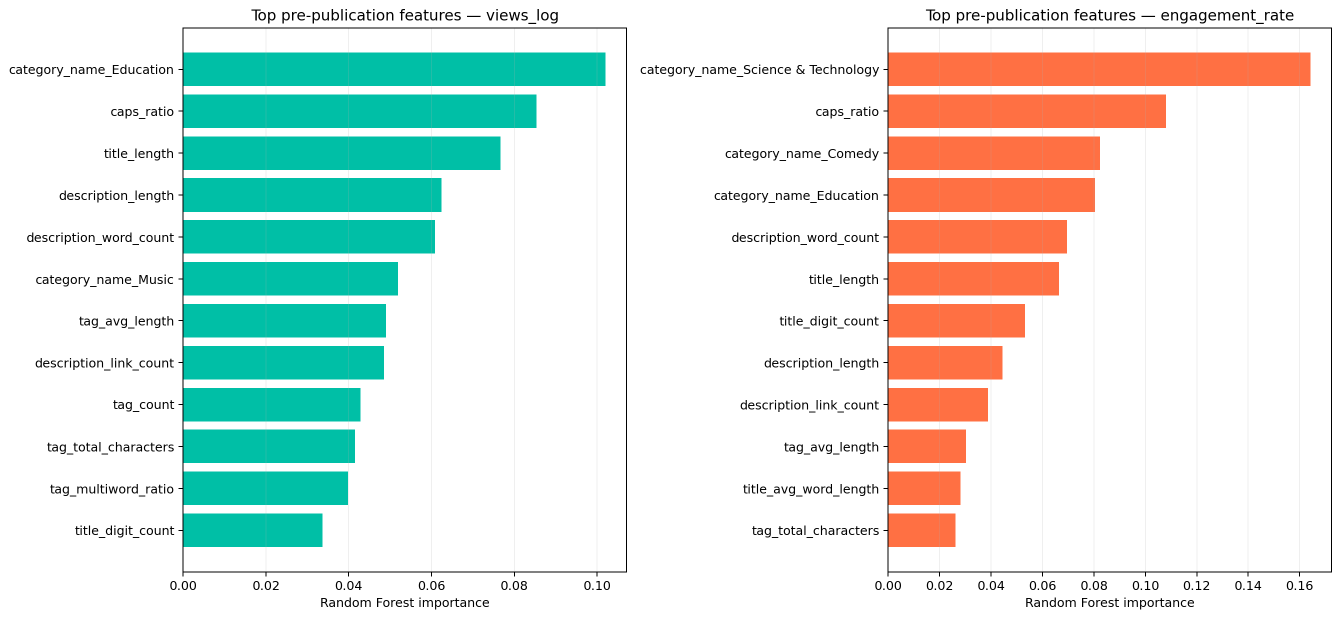
#> input picture reports/advanced_feature_importance.png, 2681 x 1237 px (shown at 1/2 size); its folder holds only this picture in this run
$ python -i advanced_model.py   (imports and definitions only)
#> lines starting #> are read from the running program, lines starting #| are printed output that depends on the picture
"""Train the explainable, pre-publication-only model used in the TA4 demo.

The original model remains a valid baseline.  This module adds transparent
content, tag, and timing features that can be computed before upload, then
tests the model with both random five-fold CV and a chronological holdout.
"""

from __future__ import annotations

import argparse
import json
import re
import sys
import unicodedata
from dataclasses import asdict, dataclass
from pathlib import Path
from typing import Iterable

import joblib
import numpy as np
import pandas as pd
from sklearn.base import clone
from sklearn.compose import ColumnTransformer
from sklearn.ensemble import RandomForestRegressor
from sklearn.metrics import mean_absolute_error, r2_score
from sklearn.model_selection import GroupKFold, KFold
from sklearn.pipeline import Pipeline
from sklearn.preprocessing import OneHotEncoder

if __package__ in (None, ""):  # run directly as: python src/advanced_model.py
    # Put the project root on the path so the helpers are imported as ``src.insights_artifacts``.  Importing them by their bare
    # name would pickle the word splitter inside the saved look-alike index under the wrong module name, and the app could
    # then not load that file.
    sys.path.insert(0, str(Path(__file__).resolve().parents[1]))
from src import insights_artifacts as artifacts


ROOT = Path(__file__).resolve().parents[1]
CLEAN_PATH = ROOT / "data" / "processed" / "clean.csv"
CATEGORY_PATH = ROOT / "data" / "IN_category_id.json"
MODELS_DIR = ROOT / "models"
REPORTS_DIR = ROOT / "reports"
BUNDLE_PATH = MODELS_DIR / "advanced_model_bundle.joblib"
SIMILARITY_PATH = MODELS_DIR / "similarity_index.joblib"
CALIBRATION_PATH = REPORTS_DIR / "calibration_report.json"
METRICS_PATH = REPORTS_DIR / "advanced_model_metrics.json"
IMPORTANCE_PATH = REPORTS_DIR / "advanced_feature_importance.png"
GROUP_IMPORTANCE_PATH = REPORTS_DIR / "feature_group_importance.csv"
MODEL_CARD_PATH = REPORTS_DIR / "advanced_model_card.md"

RANDOM_STATE = 42
TARGET_COLUMNS = ["views", "engagement_rate"]
CATEGORY_COLUMN = "category_name"

POSITIVE_WORDS = {
    "amazing", "best", "easy", "exclusive", "free", "fun", "great", "guide",
    "helpful", "love", "new", "perfect", "powerful", "secret", "simple", "top",
    "ultimate", "win", "wow",
}
NEGATIVE_WORDS = {
    "bad", "fail", "fake", "hate", "mistake", "problem", "scam", "shocking",
    "worst", "wrong",
}
URGENCY_WORDS = {
    "alert", "breaking", "exclusive", "final", "important", "latest", "live",
    "must", "new", "now", "official", "today", "update", "urgent",
}
HOW_TO_WORDS = {"how", "tutorial", "guide", "tips", "trick", "learn", "steps"}
CTA_WORDS = {"subscribe", "comment", "like", "share", "follow", "download", "watch"}
LINK_RE = re.compile(r"https?://|www\.", re.IGNORECASE)
HASHTAG_RE = re.compile(r"(?<!\w)#\w+")


@dataclass(frozen=True)
class Metrics:
    r2: float
    mae: float


# The Kaggle JSON omits id 29, which YouTube's official category list names "Nonprofits & Activism".
SUPPLEMENTAL_CATEGORIES = {"29": "Nonprofits & Activism"}


def category_mapping(path: Path = CATEGORY_PATH) -> dict[str, str]:
    """Return YouTube category names indexed by their API IDs."""
    with path.open(encoding="utf-8") as handle:
        payload = json.load(handle)
    mapping = {str(item["id"]): item["snippet"]["title"] for item in payload["items"]}
    for category_id, name in SUPPLEMENTAL_CATEGORIES.items():
        mapping.setdefault(category_id, name)
    return mapping


def _tokens(value: str) -> list[str]:
    """Words in any script (the old A-Z-only splitter made every Hindi or Tamil title look empty)."""
    return artifacts.word_tokens(value)


# [36 lines left out: functions non_latin_share, engagement_valid_mask, engagement_rates, normalise_tags, _tag_parts, not called in this run]


def _caps_ratio(value: str) -> float:
    letters = [character for character in str(value) if character.isalpha()]
    return sum(character.isupper() for character in letters) / len(letters) if letters else 0.0


# [5 lines left out: function _emoji_count, not called in this run]


def _lexical_diversity(tokens: Iterable[str]) -> float:
    tokens = list(tokens)
    return len(set(tokens)) / len(tokens) if tokens else 0.0


def _keyword_count(tokens: Iterable[str], keywords: set[str]) -> int:
    return sum(token in keywords for token in tokens)


# [59 lines left out: function _content_features, not called in this run]


def build_feature_table(
    data: pd.DataFrame,
    categories: dict[str, str] | None = None,
) -> pd.DataFrame:
    """Create model inputs plus targets from de-duplicated raw video records."""
    categories = categories or category_mapping()
    publish_time = pd.to_datetime(data["publish_time"], utc=True, errors="coerce")
    publish_ist = publish_time + pd.Timedelta(hours=5.5)
    category_names = (
        data["category_id"].astype(str).map(categories).fillna("Unknown")
        if "category_id" in data
        else data[CATEGORY_COLUMN].fillna("Unknown")
    )
    rows = [
        _content_features(title, tags, description, category, day, hour)
        for title, tags, description, category, day, hour in zip(
            data["title"].fillna(""),
            data["tags"].fillna("[none]"),
            data["description"].fillna(""),
            category_names,
            publish_ist.dt.dayofweek.fillna(0).astype(int),
            publish_ist.dt.hour.fillna(0).astype(int),
        )
    ]
    feature_table = pd.DataFrame(rows)
    feature_table["views"] = data["views"].astype(float).to_numpy()
    feature_table["engagement_rate"] = engagement_rates(data)
    feature_table["publish_timestamp"] = publish_time.to_numpy()
    return feature_table


# [39 lines left out: functions build_demo_features, model_columns, make_model, not called in this run]


def _evaluate(model: Pipeline, X: pd.DataFrame, y: pd.Series) -> Metrics:
    predictions = model.predict(X)
    return Metrics(r2=float(r2_score(y, predictions)), mae=float(mean_absolute_error(y, predictions)))


# [239 lines left out: functions evaluate_target, evaluate_target_on_rows, segment_accuracy, feature_group, write_importance_reports, write_model_card, not called in this run]


def build_bundle(
    data: pd.DataFrame,
    *,
    categories: dict[str, str] | None = None,
    n_estimators: int = 180,
) -> tuple[dict[str, object], dict[str, object], pd.DataFrame]:
    """Everything training produces, from a table of cleaned videos, without touching the disk.

    Returns the inference bundle, the look-alike (similarity) index and the feature table.  ``train_and_save`` writes them;
    the tests call this directly on a small real sample.
    """
    feature_table = build_feature_table(data, categories)
    numeric_columns, categorical_columns = model_columns(feature_table)
    X = feature_table[numeric_columns + categorical_columns]
    timestamps = feature_table["publish_timestamp"]
    template = make_model(numeric_columns, categorical_columns, n_estimators)
    channels = data["channel_title"].fillna("").astype(str).to_numpy()

    measurable = np.isfinite(feature_table["engagement_rate"].to_numpy(dtype=float))
    rows_for = {"views_log": np.arange(len(feature_table)), "engagement_rate": np.flatnonzero(measurable)}
    targets = {
        "views_log": np.log1p(feature_table["views"]),
        "engagement_rate": feature_table["engagement_rate"],
    }

    metrics: dict[str, object] = {}
    models: dict[str, Pipeline] = {}
    oof: dict[str, np.ndarray] = {}
    unseen: dict[str, np.ndarray] = {}
    holdout: dict[str, tuple[np.ndarray, np.ndarray]] = {}
    for target_name, target in targets.items():
        print(f"Evaluating {target_name} ...")
        rows = rows_for[target_name]
        metrics[target_name], oof[target_name], hold_index, hold_pred, unseen_oof = evaluate_target_on_rows(
            template, X, target, timestamps, channels, rows
        )
        unseen[target_name] = unseen_oof if unseen_oof is not None else oof[target_name]
        holdout[target_name] = (hold_index, hold_pred)
        final_model = clone(template)
        final_model.fit(X.iloc[rows], target.iloc[rows])  # engagement: only videos where it can be measured
        models[target_name] = final_model

    # Accuracy for creators writing in other scripts, measured on channels the model had not seen.
    non_latin = feature_table["title_non_latin_share"].to_numpy(dtype=float) >= 0.5
    segments = {"latin_titles": ~non_latin, "non_latin_titles": non_latin}
    metrics["views_log"]["unseen_channel_by_title_script"] = segment_accuracy(
        targets["views_log"].to_numpy(dtype=float), unseen["views_log"], segments
    )
    metrics["engagement_rate"]["unseen_channel_by_title_script"] = segment_accuracy(
        targets["engagement_rate"].to_numpy(dtype=float), unseen["engagement_rate"], segments
    )

    numeric_summary = {
        column: {
            "p05": float(feature_table[column].quantile(0.05)),
            "p50": float(feature_table[column].median()),
            "p95": float(feature_table[column].quantile(0.95)),
        }
        for column in numeric_columns
    }

    categories_series = feature_table[CATEGORY_COLUMN]
    calibration = artifacts.build_calibration(
        views_actual_log=targets["views_log"].to_numpy(),
        views_oof=unseen["views_log"],
        engagement_actual=targets["engagement_rate"].to_numpy(),
        engagement_oof=unseen["engagement_rate"],
        holdout_index=holdout["views_log"][0],
        views_holdout_pred=holdout["views_log"][1],
        engagement_holdout_pred=holdout["engagement_rate"][1],
        engagement_holdout_index=holdout["engagement_rate"][0],
        categories=categories_series.to_numpy(),
    )
    calibration["calibrated_on"] = "out-of-fold predictions for channels never seen in training"
    reference = artifacts.build_reference(
        category=categories_series,
        views_actual=feature_table["views"].to_numpy(),
        engagement_actual=feature_table["engagement_rate"].to_numpy(),
        views_oof_log=unseen["views_log"],
        engagement_oof=unseen["engagement_rate"],
    )
    word_stats = artifacts.build_word_stats(
        data["title"], feature_table["views"].to_numpy(), feature_table["engagement_rate"].to_numpy(),
        data["channel_title"],
    )
    similarity = artifacts.build_similarity_index(
        data, categories_series, feature_table["engagement_rate"].to_numpy()
    )
    background = X.sample(n=min(120, len(X)), random_state=RANDOM_STATE).reset_index(drop=True)

    bundle: dict[str, object] = {
        "version": "ta4-explainable-v3",
        "models": models,
        "input_columns": numeric_columns + categorical_columns,
        "numeric_summary": numeric_summary,
        "categories": sorted(feature_table[CATEGORY_COLUMN].dropna().unique().tolist()),
        "training_rows": int(len(feature_table)),
        "data_quality": {
            "videos": int(len(feature_table)),
            "engagement_not_measurable": int((~measurable).sum()),
            "non_latin_titles": int(non_latin.sum()),
            "channels": int(len(set(channels.tolist()))),
        },
        "metrics": metrics,
        "calibration": calibration,
        "reference": reference,
        "word_stats": word_stats,
        "background": background,
        "notes": "Targets: log1p(views) and engagement rate (videos with ratings or comments switched off are left out of the "
                 "engagement model). Inputs are pre-publication metadata only.",
    }
    return bundle, similarity, feature_table


# [29 lines left out: functions train_and_save, main, not called in this run]


# [2 lines not run here, left out]

>>> import cv2
>>> picture = cv2.imread('../reports/advanced_feature_importance.png', cv2.IMREAD_GRAYSCALE)
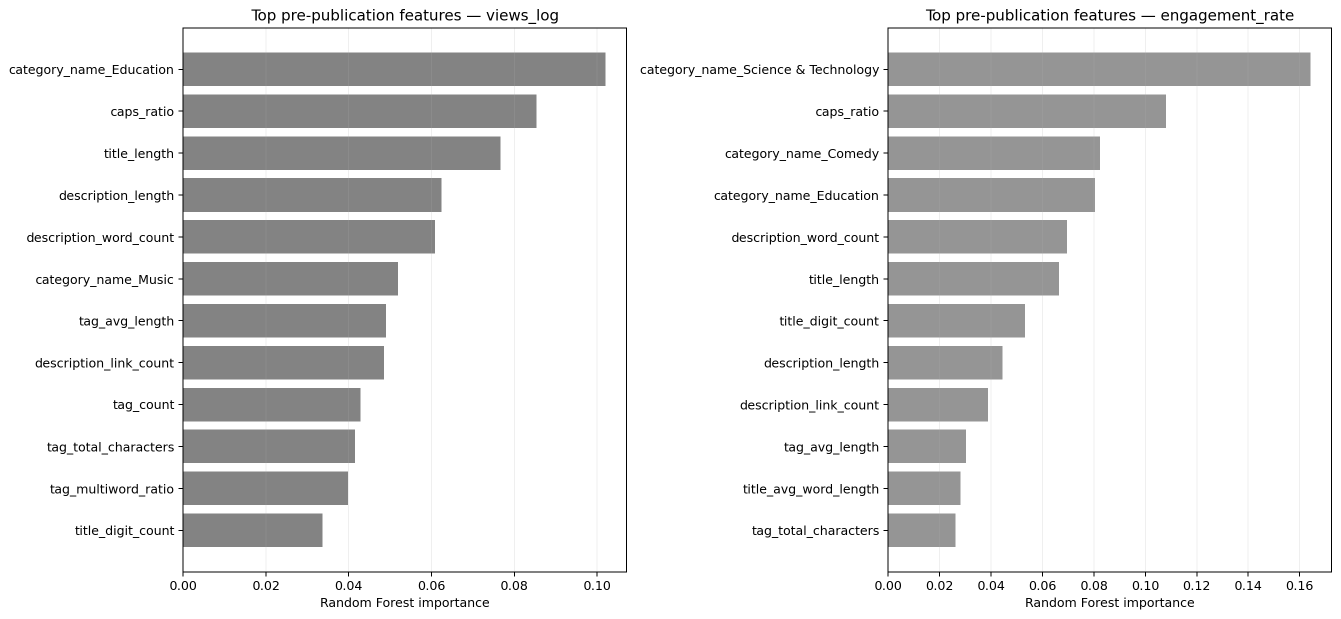
#> picture: shape (1237, 2681) (shown at 1/2 size); min 0, max 255, mean 227.1
>>> result = build_bundle(picture)
#> (the run stopped early here; a loop or call above may not have finished)

$ run again, on reports/eda_corr.png
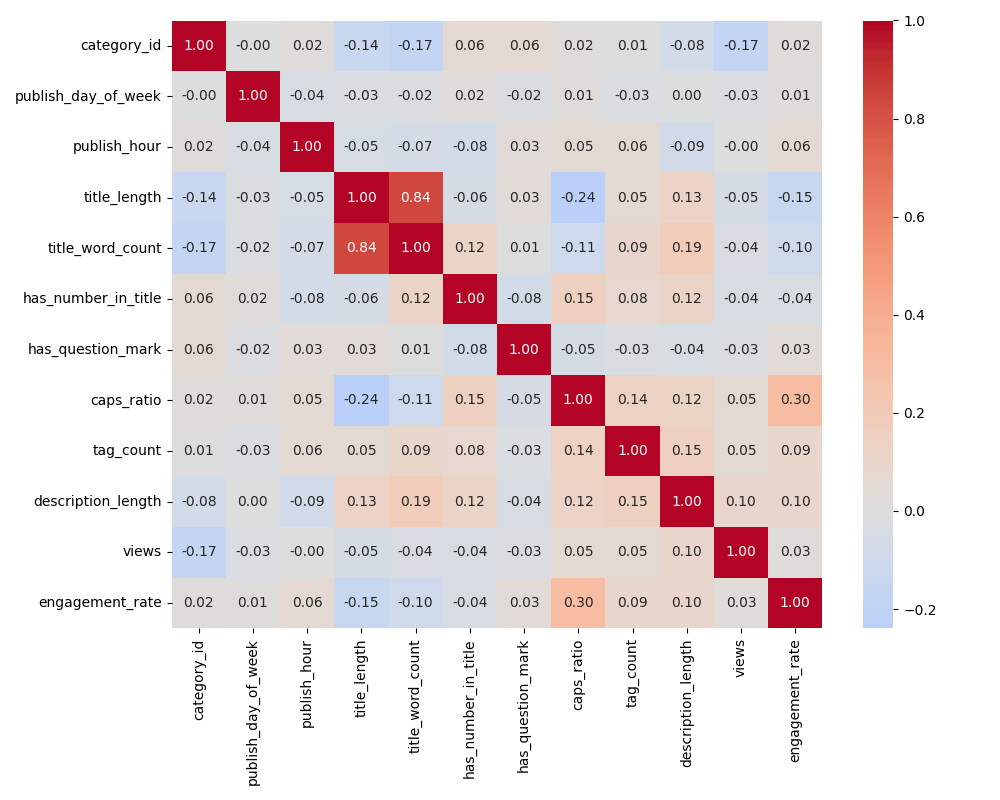
#> input picture reports/eda_corr.png, 1000 x 800 px
#> `picture = cv2.imread('../reports/advanced_feature_importance.png', cv2..`:
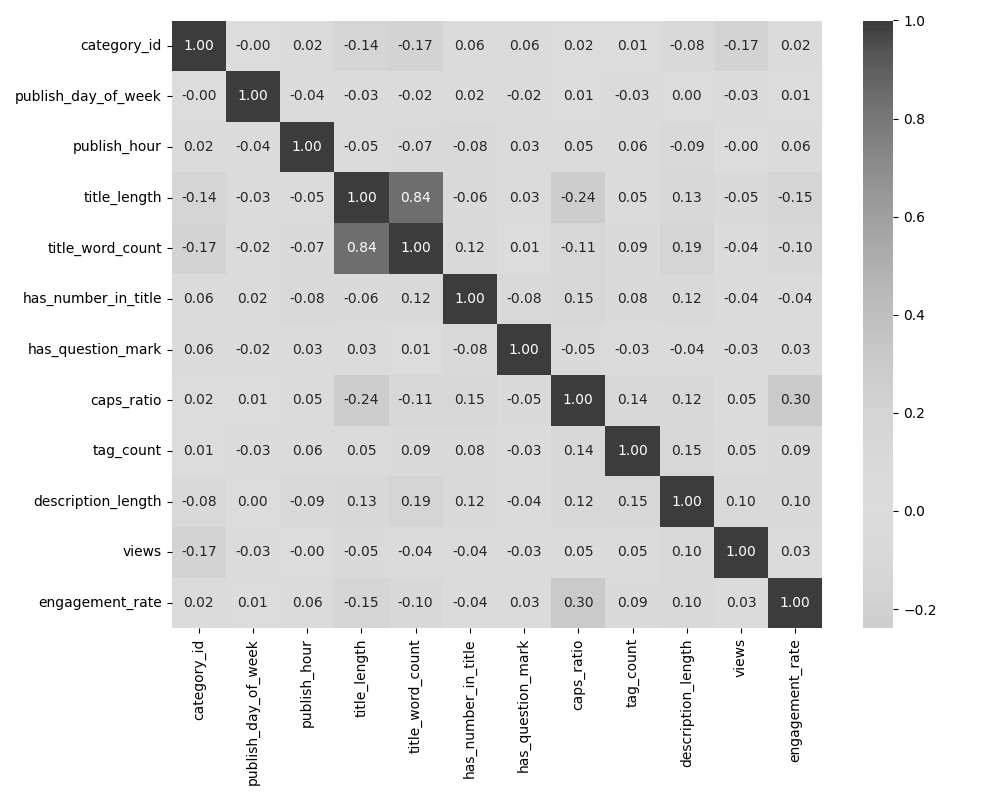
#> picture: shape (800, 1000); min 0, max 255, mean 222.7
